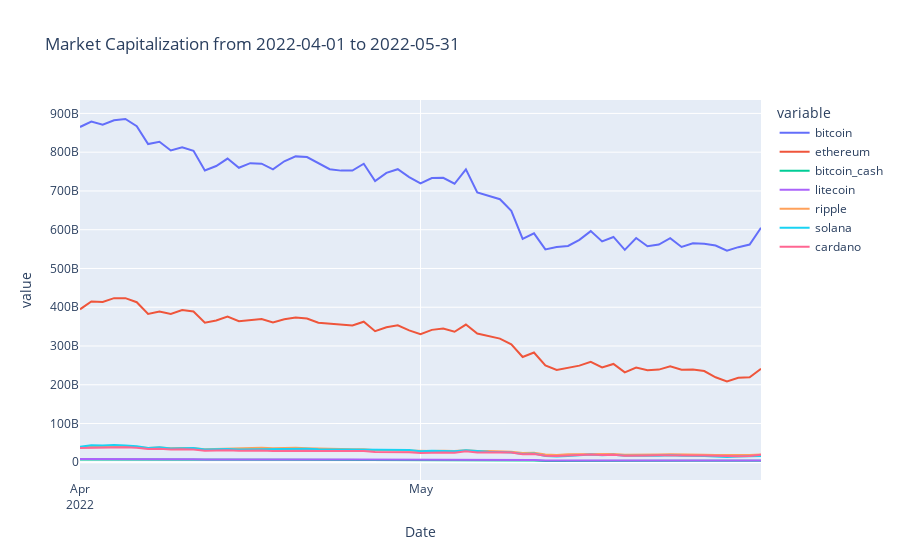

The code cell stored with this chart in its notebook:
### Markdown cell above
## Market capital
Plot the market capital time series to see the behaviour

### Code cell
import plotly.express as px

#df = px.data.stocks()
_title = "Market Capitalization from "+str(market__cap_df["Date"].min())+ \
        " to "+str(market__cap_df["Date"].max())
fig = px.line(market_df, x="Date", y=market_df.columns,
              hover_data={"Date": "|%B %d, %Y"},
              title=_title)
fig.update_xaxes(
    dtick="M1",
    tickformat="%b\n%Y")
fig.show()
